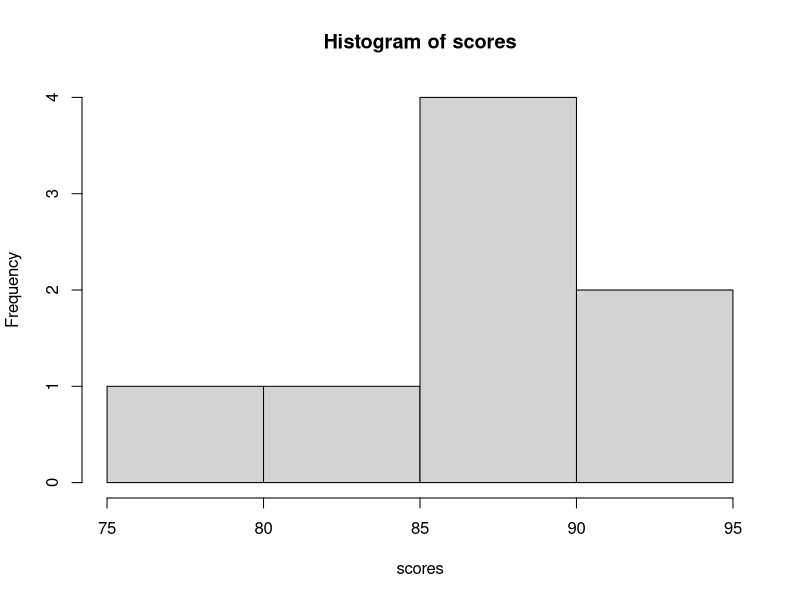
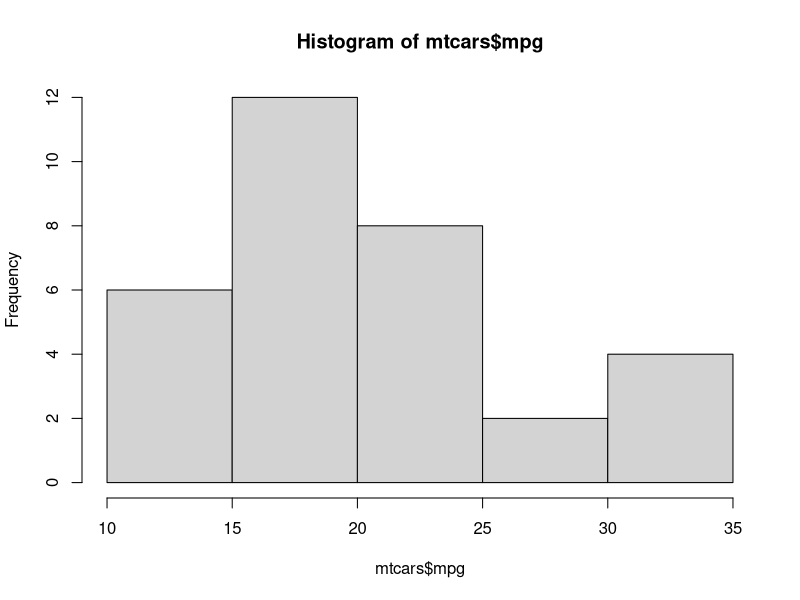
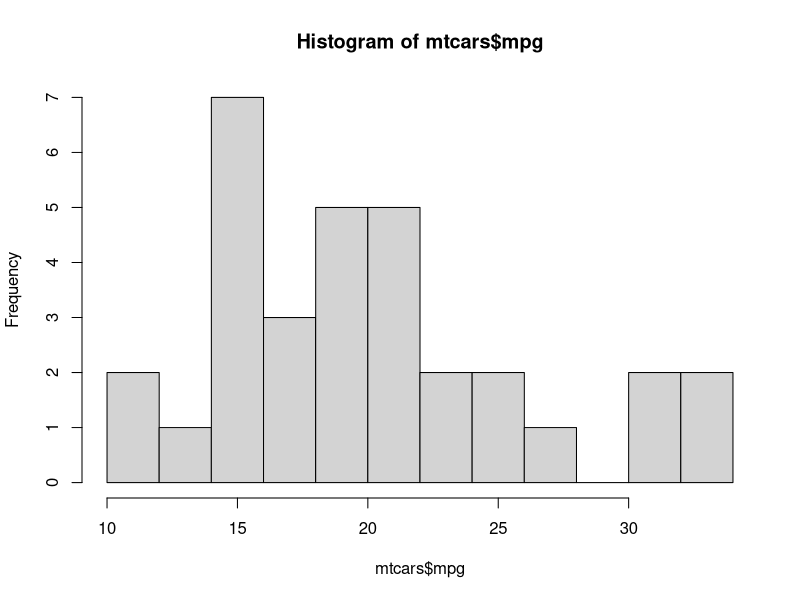
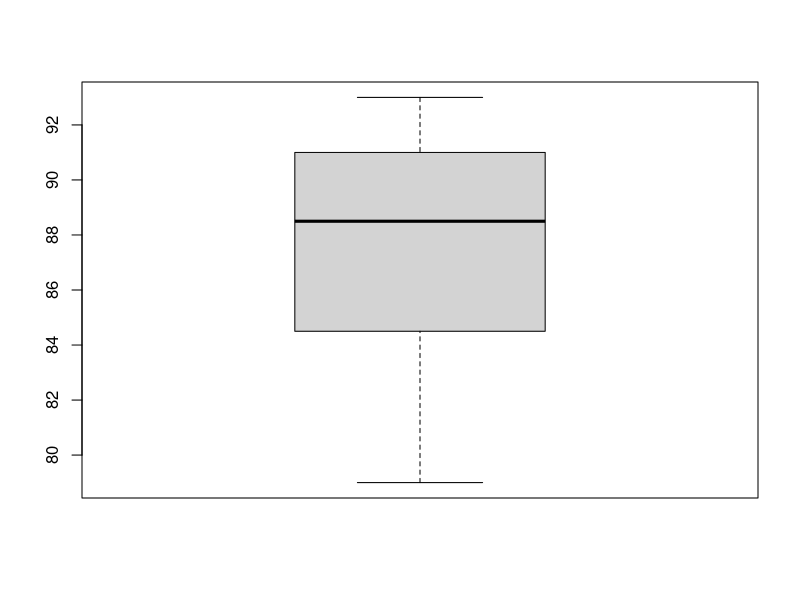
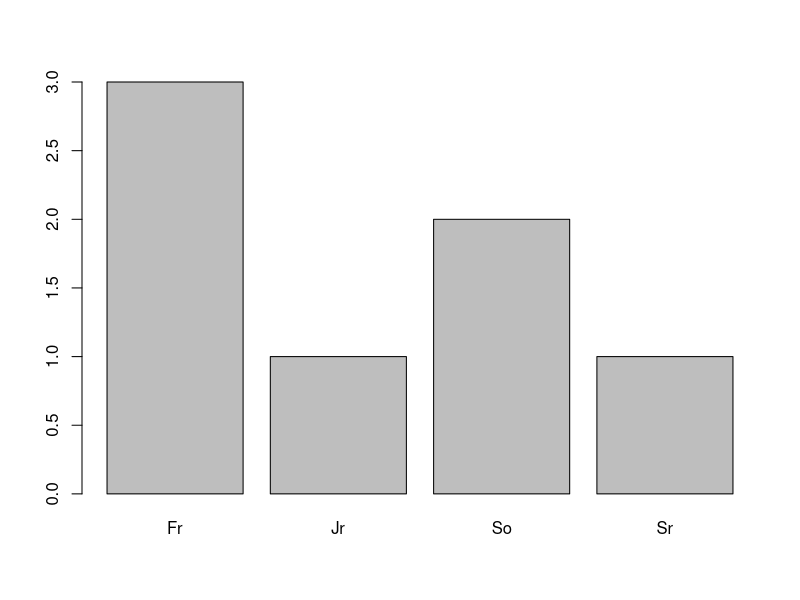
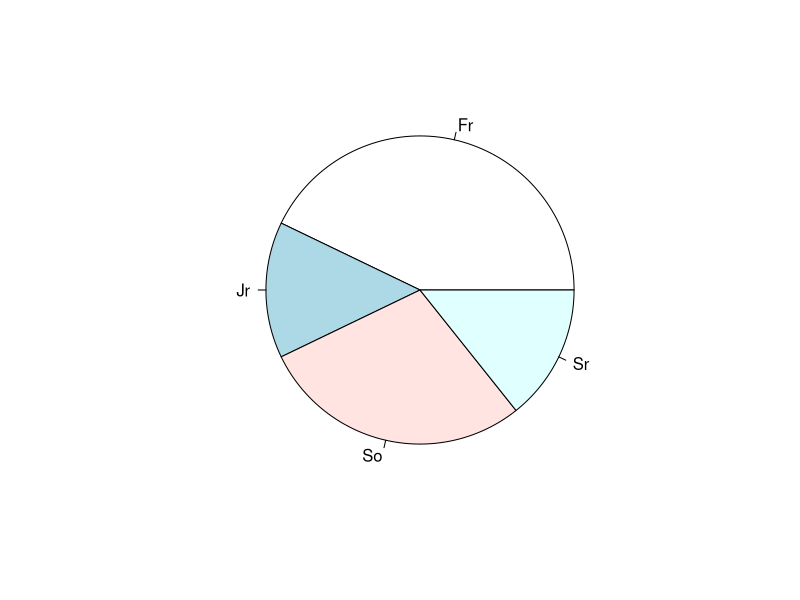
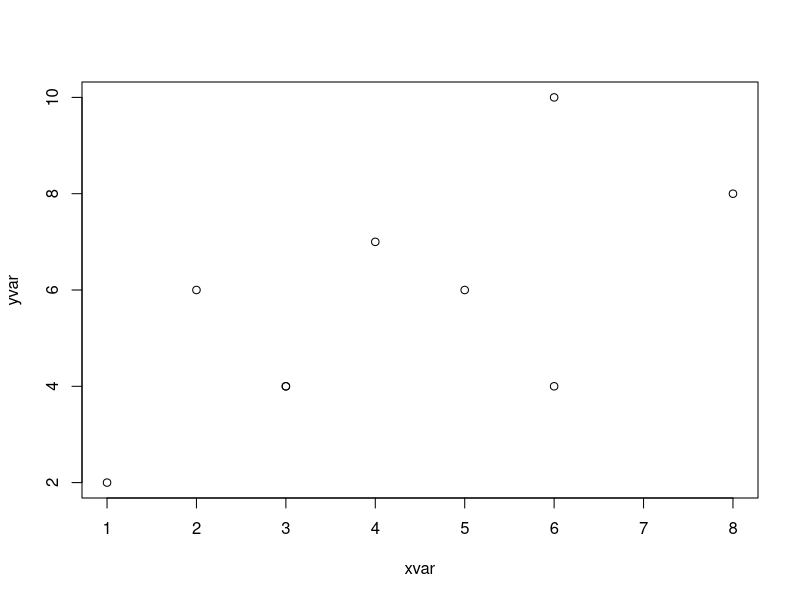
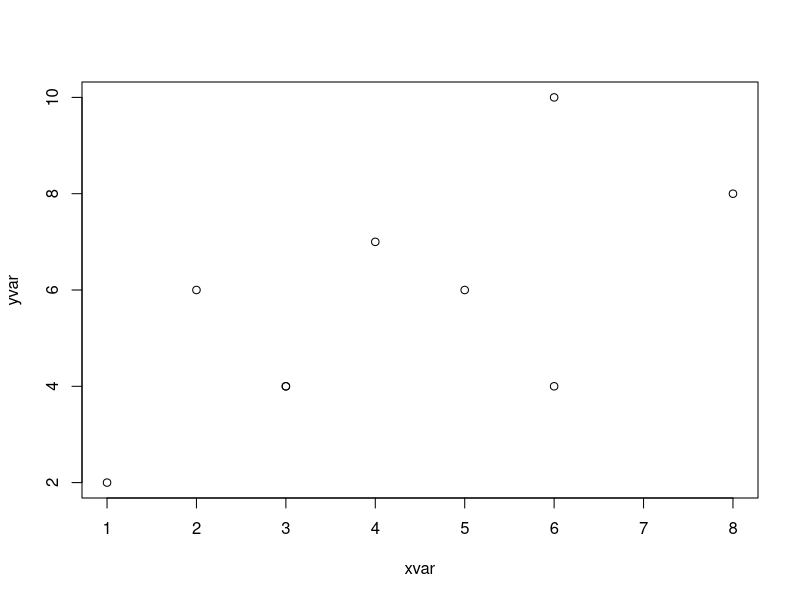

These figures' R source, in order:

################################################################################
################################ Basic Plotting ################################
################################################################################

##### the (1) number of variables and (2) variable type(s) determine what type 
#####  of plot to consider using
################################################################################


##### one quantitative variable
###########################################

### hist() makes a histogram
##############################
scores <- c(89, 90, 82, 79, 87, 88, 92, 93)
hist(scores)

mtcars$mpg
hist(mtcars$mpg)

hist(mtcars$mpg, breaks = 10)  # use breaks to change the number of bins; 
                               # note: R doesn't always use that exact number


### boxplot() makes a boxplot
##############################
boxplot(scores)




##### one categorical variable
###########################################

### barplot() makes a bar graph 
#################################
year <- c("Fr", "So", "Fr", "Jr", "Fr", "So", "Sr")

# table() counts the frequency of each value
counts <- table(year)
counts

barplot(counts)    # easiest to supply a table w/ counts


### pie() makes a pie chart
#############################
pie(counts)    # easiest to supply a table like w/ a bar graph




##### two quantitative variables
###########################################

### plot() makes a scatterplot
################################
xvar <- c(2, 3, 8, 6, 4, 1, 5, 3, 6)
yvar <- c(6, 4, 8, 10, 7, 2, 6, 4, 4)

plot(x = xvar, y = yvar)   # safest to specify which variable is x vs. y
plot(xvar, yvar)           # first input is x variable, second is y variable


# using data from a data frame
mydf <- data.frame(
  x = c(2, 3, 8, 6, 4, 1, 5, 3, 6), 
  y = c(6, 4, 8, 10, 7, 2, 6, 4, 4)
)
mydf

plot(x = mydf$x, y = mydf$y)




##### one quantitative variable and one categorical variable
##############################################################

# plot() makes side-by-side boxplots if x variable is a factor and 
#  y variable is a numeric (or integer) vector
str(mtcars)
mtcars$cyl
mtcars$mpg

plot(x = as.factor(mtcars$cyl), y = mtcars$mpg)    # good
plot(y = as.factor(mtcars$cyl), x = mtcars$mpg)    # not what we want




##### graphical parameters
#######################################
# there are various additional arguments to plot(), but we won't cover
#  too many since we'll use the ggplot2 package for much nicer plotting!

# use xlab and ylab to add x-axis and y-axis labels, respectively
plot(xvar, yvar, xlab = "x-variable name", ylab = "y-variable name")




##### adding lines and text to an existing plot
########################################################

# use abline() to specify y-intercept and slope of line
plot(xvar, yvar)
abline(a = 3, b = 0.75)    # a = y-intercept, b = slope


plot(xvar, yvar)
abline(a = 6, b = 0)    # slope = 0 -> horizontal line



### use text() to add text
#################################
plot(xvar, yvar)

# specify coordinates of text based on values in plot
text(x = 2, y = 9, labels = "Data set values")


### use legend() to add a legend
####################################
plot(1:5, 1:5, col = "red", type = "l")
abline(a = 3, b = 0, col = "blue")
legend(x = 1, y = 5, legend = c("line 1", "line 2"), 
  col = c("red", "blue"), lty = 1
)  # note: there are a lot more arguments for legend()



##### use par(mfrow = c(, )) or par(mfcol = c(, )) to view multiple plots
#############################################################################

# plots next to one another
par(mfrow = c(2, 1))  # 2 rows, 1 column
plot(xvar, yvar)
plot(1:50, 1:50)

par(mfrow = c(1, 2))  # 1 row, 2 columns
plot(xvar, yvar)
plot(1:50, 1:50)


# par(mfrow = c(, )) fills rows first
par(mfrow = c(2, 2))  # 2 rows, 2 columns
plot(xvar, yvar)
plot(1:25, 76:100)
plot(1:10, 1:10)
plot(1:20, 1:20)


# par(mfcol = c(, )) fills columns first
par(mfcol = c(2, 2))  # still 2 rows, 2 columns
plot(xvar, yvar)
plot(1:25, 76:100)  # fills column first
plot(1:10, 1:10)
plot(1:20, 1:20)

plot(1:10, 1:10)  # all graphic spots already filled, so starts over


# use dev.off() to reset the graphics device
dev.off()
plot(xvar, yvar)  # back to only 1 plot in plotting window


z <- plot(1:10, 1:10)
z    # can't store plots made using base R




### use curve() to plot a curve
####################################
x <- 1:5
y <- c(1, 5, 7, 12, 24)
plot(x, y)  # looks like a quadratic would fit this

# curve() doesn't "stack" w/ plot() by default
curve(x^2, from = 0, to = 5)  

dev.off()


plot(x, y)
# add = TRUE -> only use w/ curve()
curve(x^2, from = 0, to = 5, add = TRUE)  

dev.off()

curve(x^2, from = 0, to = 5)

# points() stacks w/ curve(), as do some other functions (e.g., lines())
points(x, y)  



